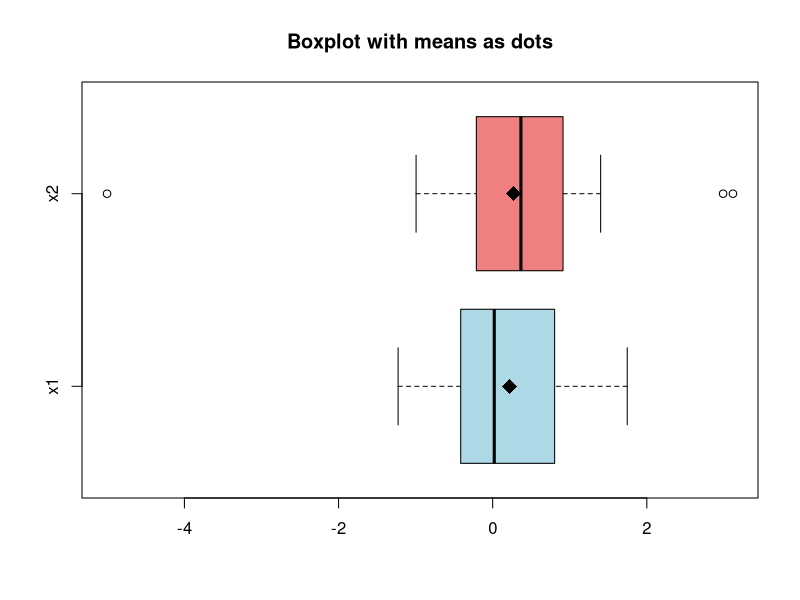

The R source for this figure: (Note: this script raises an error after producing the figure.)
## ---- chunk 1
library("tidyverse")
library(knitr)

# Custom print function
print_ <- function(...) print(paste(...))

set.seed(11721138)
## ---- chunk 2
x1 <- c(-0.673, -0.584, 0.572, -0.341, -0.218, 0.603, -0.415, -0.013, 0.763, 0.804, 0.054, 1.746, -0.472, 1.638, -0.578, 0.947, -0.329, -0.188, 0.794, 0.894, -1.227, 1.059)
x2 <- c(0.913, -0.639, 2.99, -5.004, 3.118, 0.1, 1.128, 0.579, 0.32, -0.488, -0.994, -0.212, 0.413, 1.401, 0.007, 0.568, -0.005, 0.696)

data.frame(
  Sample=c("x1", "x2"), 
  Mean = c(mean(x1), mean(x2))
) %>% kable()

## ---- chunk 3

# Means
mean_x1 <- mean(x1)
mean_x2 <- mean(x2)

boxplot(x1, x2, 
        horizontal = TRUE, 
        names = c("x1", "x2"),
        main = "Boxplot with means as dots",
        col = c("lightblue", "lightcoral")
        )

points(mean_x1, 1, cex=2 , pch = 18)
points(mean_x2, 2 , cex=2, pch = 18)


## ---- chunk 4

bootstrap.t.indep <- function(data.1, data.2, m=10000, ...) {
  # compute the original test-statistic
  original.t <- t.test(x1, x2)$statistic
  # generate bootstrap samples
  bs.samples.1 <- lapply(1:m, function(x) sample(data.1, replace = TRUE))
  bs.samples.2 <- lapply(1:m, function(x) sample(data.2, replace = TRUE))
  # compute the estimated parameters of the samples
  bs.ts <- sapply(1:m, function(i) t.test(bs.samples.1[[i]], bs.samples.2[[i]])$statistic)
  # we now have a student's t distribution
  # we can extract the p-value from it
  p.value = mean(abs(bs.ts) >= abs(original.t))
  # also get the confidence intervals, i.e. the quantiles of the t-stats
  ci.95 <- quantile(bs.ts, c(0.05, 0.95))
  ci.99 <- quantile(bs.ts, c(0.01, 0.99))
  # return whatever was created here
  list(p.value = p.value, ci.95 = ci.95, ci.99 = ci.99)
}

bootstrap.t.indep(x1, x2, m=30)
## ---- chunk 5
bootstrap.t.centered <- function(data.1, data.2, m=10000) {
  # compute the mean of the combined samples
  mean.center <- mean(c(data.1, data.2))
  print("Centering the means by" %>% paste(-mean.center %>% round(3)))
  # center the 2 samples
  data.1 <- data.1 - mean.center
  data.2 <- data.2 - mean.center
  # apply the independent bootstrap esimation
  bootstrap.t.indep(data.1, data.2, m=m)

  }

bootstrap.t.centered(x1, x2, m=30)

## ---- chunk 6

results.bootstrap.t.indep <- bootstrap.t.indep(x1, x2)
results.bootstrap.t.centered <- bootstrap.t.centered(x1, x2)

res <- data.frame(
  Independed.Bootstrap.Sampling=c(
    results.bootstrap.t.indep$ci.95 %>% round(4) %>% paste(collapse = " - "), 
    results.bootstrap.t.indep$ci.99 %>% round(4) %>% paste(collapse = " - "),
    results.bootstrap.t.indep$p.value
  ),
  Mean.Centered.Bootstrap.Sampling=c(
    results.bootstrap.t.centered$ci.95 %>% round(4) %>% paste(collapse = " - "), 
    results.bootstrap.t.centered$ci.99 %>% round(4) %>% paste(collapse = " - "),
    results.bootstrap.t.centered$p.value
  )
) 

rownames(res) <- c("95% Conf.Level", "99% Conf.Level", "p-Value")
res %>% 
  kable(caption="Comparison of Bootstrap Sampling methods on t-tests")
  
  
  

## ---- chunk 7
permutation_test <- function(data.1, data.2, m=4){
  # get the t statistic of the original samples
  t.original <- t.test(data.1, data.2)$statistic
  # combine the datasets
  data.combined <- c(data.1, data.2)
  # create bootstrap samples from the combined data
  t.bs <- sapply(1:m, function(x) {
    # create a permutation of the combined dataset
    permutation_idx <- sample(1:length(data.combined), size = length(data.1), replace = FALSE)
    # get 2 samples at the sizes of the original samples
    permutation.1 <- data.combined[permutation_idx]
    permutation.2 <- data.combined[-permutation_idx]
    # perform a t test and return the t statistic
    t.test(permutation.1, permutation.2)$statistic
  })
  
  # calculate the p value
  p.value <- mean(abs(t.bs) >= abs(t.original))
  # also get the confidence intervals, i.e. the quantiles of the t-stats
  ci.95 <- quantile(t.bs, c(0.05, 0.95))
  ci.99 <- quantile(t.bs, c(0.01, 0.99))
  # return whatever was created here
  list(p.value = p.value, ci.95 = ci.95, ci.99 = ci.99)
  
}



results.permutation_test <- permutation_test(x1, x2, m=10000)

res <- data.frame(
  "Independed Bootstrap Sampling"=c(
    results.permutation_test$ci.95 %>% round(4) %>% paste(collapse = " - "), 
    results.permutation_test$ci.99 %>% round(4) %>% paste(collapse = " - "),
    results.permutation_test$p.value
  )
) 

rownames(res) <- c("95% Conf.Level", "99% Conf.Level", "p-Value")
res %>% 
  kable(caption="Permutation Sampling method on t-tests")
  
  
## ---- chunk 8
t.test(x1, x2)
wilcox.test(x1, x2)
## ---- chunk 9
# define function to sample the used variables from their distributions
getx1 <- function(n=1) rnorm(n, 2, sqrt(3))
getx2 <- function(n=1) runif(n, 2, 4)
getx3 <- function(n=1) runif(n, -2, 2)
gete <-  function(n=1) rt(n, df=5)

# define the function y
gety <- function(x1, x2, e){
  3 + 2 * x1 + x2 + e
}

# Generate a sample of size n
data <- 200 %>% 
  data.frame(
    x1=getx1(.),
    x2=getx2(.),
    x3=getx3(.),
    e =gete(.)
  ) %>% 
  mutate(y=gety(x1, x2, e)) %>% 
  select(-".") 

data %>% head()


## ---- chunk 10
# fitting the linear model
lin <- lm(y~., data=data)
lin %>% summary()

yhat <- predict(lin, data %>% select(-y))
plot(
  data$y,
  yhat,
  main="Prediction plot of the linear model", ylab="predicted", xlab="observed"
)
## ---- chunk 11
# get the residuals
residuals <- resid(lin)
# create the bootstrap sample
bootstrap.coefficients <- function(yhat, residuals, m=10000){
    # generate new residuals via bootstrapping, m times
    residuals.resampled <- sapply(1:m, function(x) sample(residuals, replace = TRUE))
    # create new predictions by adding the sampled residuals
    yhat.bootstrapped <- sapply(residuals.resampled, function(rs) yhat + rs)
    # fit a new model to the bootstrapped predictions, without using e (epsilon)
    new.model <- lm(yhat.bootstrapped ~ x1 + x2 + x3, data=data)
    # return the coefficients of the bootstrapped model
    coef(new.model)
}

bootstrap.coefficients(yhat, residuals)

